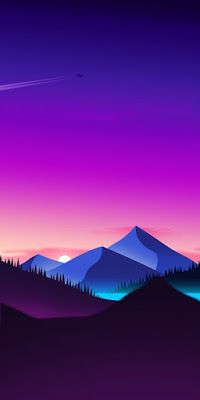
#> input picture bild.jpg, 200 x 400 px
$ jupyter execute assignment_1.ipynb
#> lines starting #> are read from the running program, lines starting #| are printed output that depends on the picture
[cell 1]
import numpy
import cv2 as cv
import matplotlib.pyplot as plt

1. Schreiben Sie ein Programm, wo ein Bild eingelesen und mit matplotlib gezeigt wird.
    - Hinweis: OpenCV speichert die Farbkanäle als BGR (Blue Green Red), das muss man zu RGB konvertieren. Sonst sieht Ihr Bild komisch aus.
    - https://matplotlib.org/stable/api/_as_gen/matplotlib.pyplot.imshow.html

[cell 2]
img = cv.imread('./bild.jpg')
#> img is the input picture: shape (400, 200, 3); mean B, G, R 131.5, 32.2, 94.7
img = cv.cvtColor(img, cv.COLOR_BGR2RGB)

[cell 3]
img2 = numpy.arange(img.size).reshape(img.shape)
img2[:,:,0] = img[:,:,2].copy()
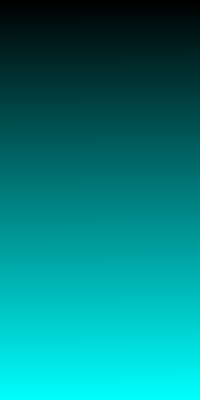
#> img2: shape (400, 200, 3) int64; mean R, G, B 131.5, 119999.5, 120000.5; drawn with min black and max white
img2[:,:,1] = img[:,:,1].copy()
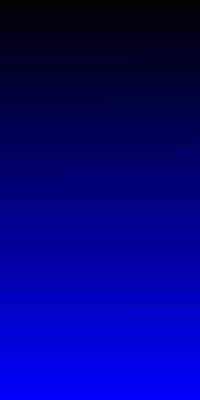
#> img2: shape (400, 200, 3) int64; mean R, G, B 131.5, 32.2, 120000.5; drawn with min black and max white
img2[:,:,2] = img[:,:,0].copy()
plt.imshow(img2)
# cv.imshow("linux", img)
